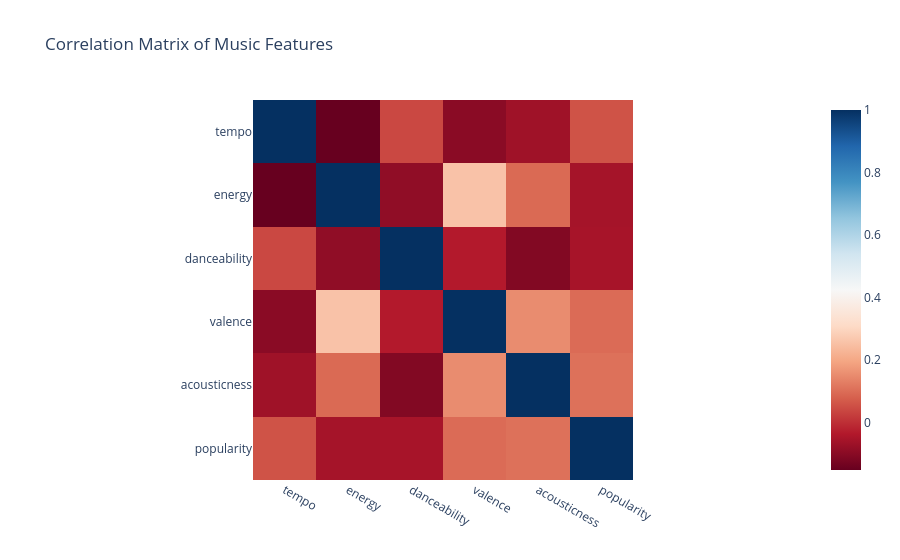

This figure's notebook cell:
### Markdown cell above
## Step 6: Generating heatmaps using Plotly

Follow the steps outlined in your instructions document to complete the code below. Click run to see the results.

### Code cell
import plotly.express as px

# Create a new dataframe `numeric_features` containing only the 
# numeric columns we want to analyze
numeric_features = music_data[['tempo', 'energy', 'danceability', 
                               'valence', 'acousticness', 'popularity']]

# Compute the correlation matrix 
correlation_matrix = numeric_features.corr()
correlation_matrix
# Create and display a heatmap using Plotly
plt = px.imshow(correlation_matrix,
                x=correlation_matrix.columns,
                y=correlation_matrix.columns,
                color_continuous_scale="RdBu",  # Use a built-in Plotly colorscale
                # Add code here
                title="Correlation Matrix of Music Features"
               )

plt.show()

### Figure 1 — Plotly figure (JSON) as saved in the notebook; plotly's stock layout.template omitted (floating-point values rounded to 4 significant figures)
{"data": [{"coloraxis": "coloraxis", "hovertemplate": "x: %{x}<br>y: %{y}<br>color: %{z}<extra></extra>", "name": "0", "type": "heatmap", "x": ["tempo", "energy", "danceability", "valence", "acousticness", "popularity"], "xaxis": "x", "y": ["tempo", "energy", "danceability", "valence", "acousticness", "popularity"], "yaxis": "y", "z": [[1.0, -0.1511, 0.04121, -0.09808, -0.06478, 0.0581], [-0.1511, 1.0, -0.08787, 0.2571, 0.09508, -0.0566], [0.04121, -0.08787, 1.0, -0.03373, -0.1101, -0.05312], [-0.09808, 0.2571, -0.03373, 1.0, 0.1527, 0.09787], [-0.06478, 0.09508, -0.1101, 0.1527, 1.0, 0.1077], [0.0581, -0.0566, -0.05312, 0.09787, 0.1077, 1.0]]}], "layout": {"coloraxis": {"colorscale": [[0, "rgb(103,0,31)"], [0.1, "rgb(178,24,43)"], [0.2, "rgb(214,96,77)"], [0.3, "rgb(244,165,130)"], [0.4, "rgb(253,219,199)"], [0.5, "rgb(247,247,247)"], [0.6, "rgb(209,229,240)"], [0.7, "rgb(146,197,222)"], [0.8, "rgb(67,147,195)"], [0.9, "rgb(33,102,172)"], [1, "rgb(5,48,97)"]]}, "title": {"text": "Correlation Matrix of Music Features"}, "xaxis": {"anchor": "y", "constrain": "domain", "domain": [0, 1], "scaleanchor": "y"}, "yaxis": {"anchor": "x", "autorange": "reversed", "constrain": "domain", "domain": [0, 1]}}}
